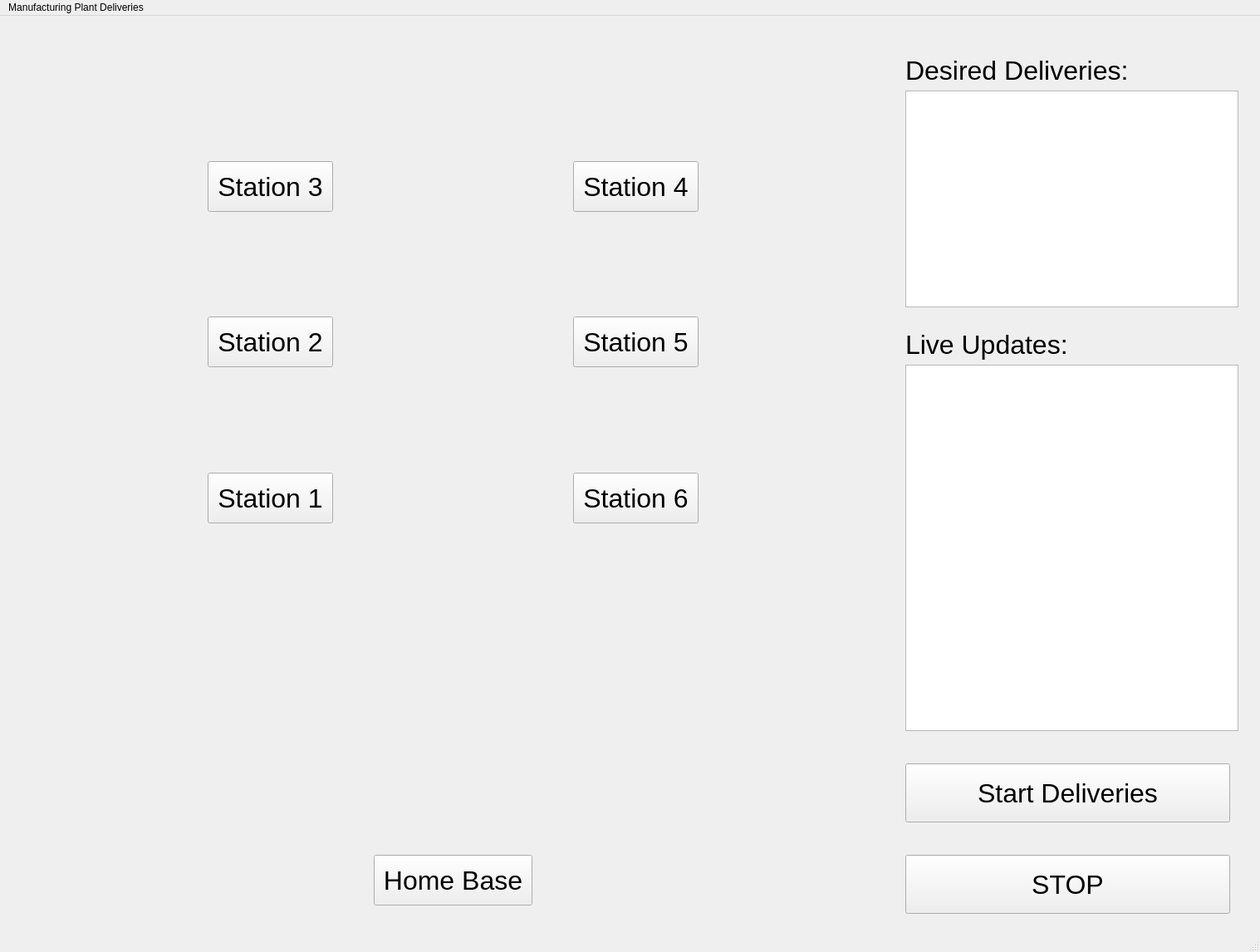
<?xml version="1.0" encoding="UTF-8"?>
<ui version="4.0">
 <class>MainWindow</class>
 <widget class="QMainWindow" name="MainWindow">
  <property name="geometry">
   <rect>
    <x>0</x>
    <y>0</y>
    <width>1517</width>
    <height>1146</height>
   </rect>
  </property>
  <property name="windowTitle">
   <string>MainWindow</string>
  </property>
  <widget class="QWidget" name="centralwidget">
   <widget class="QPushButton" name="pushButtonStation1">
    <property name="geometry">
     <rect>
      <x>250</x>
      <y>550</y>
      <width>151</width>
      <height>61</height>
     </rect>
    </property>
    <property name="font">
     <font>
      <pointsize>24</pointsize>
      <weight>50</weight>
      <bold>false</bold>
     </font>
    </property>
    <property name="text">
     <string>Station 1</string>
    </property>
   </widget>
   <widget class="QPushButton" name="pushButtonStation2">
    <property name="geometry">
     <rect>
      <x>250</x>
      <y>362</y>
      <width>151</width>
      <height>61</height>
     </rect>
    </property>
    <property name="font">
     <font>
      <pointsize>24</pointsize>
      <weight>50</weight>
      <bold>false</bold>
     </font>
    </property>
    <property name="text">
     <string>Station 2</string>
    </property>
   </widget>
   <widget class="QPushButton" name="pushButtonStation3">
    <property name="geometry">
     <rect>
      <x>250</x>
      <y>175</y>
      <width>151</width>
      <height>61</height>
     </rect>
    </property>
    <property name="font">
     <font>
      <pointsize>24</pointsize>
      <weight>50</weight>
      <bold>false</bold>
     </font>
    </property>
    <property name="text">
     <string>Station 3</string>
    </property>
   </widget>
   <widget class="QPushButton" name="pushButtonStation6">
    <property name="geometry">
     <rect>
      <x>690</x>
      <y>550</y>
      <width>151</width>
      <height>61</height>
     </rect>
    </property>
    <property name="font">
     <font>
      <pointsize>24</pointsize>
      <weight>50</weight>
      <bold>false</bold>
     </font>
    </property>
    <property name="text">
     <string>Station 6</string>
    </property>
   </widget>
   <widget class="QPushButton" name="pushButtonStation4">
    <property name="geometry">
     <rect>
      <x>690</x>
      <y>175</y>
      <width>151</width>
      <height>61</height>
     </rect>
    </property>
    <property name="font">
     <font>
      <pointsize>24</pointsize>
      <weight>50</weight>
      <bold>false</bold>
     </font>
    </property>
    <property name="text">
     <string>Station 4</string>
    </property>
   </widget>
   <widget class="QPushButton" name="pushButtonStation5">
    <property name="geometry">
     <rect>
      <x>690</x>
      <y>362</y>
      <width>151</width>
      <height>61</height>
     </rect>
    </property>
    <property name="font">
     <font>
      <pointsize>24</pointsize>
      <weight>50</weight>
      <bold>false</bold>
     </font>
    </property>
    <property name="text">
     <string>Station 5</string>
    </property>
   </widget>
   <widget class="QPushButton" name="pushButtonHomeBase">
    <property name="geometry">
     <rect>
      <x>450</x>
      <y>1010</y>
      <width>191</width>
      <height>61</height>
     </rect>
    </property>
    <property name="font">
     <font>
      <pointsize>24</pointsize>
      <weight>50</weight>
      <bold>false</bold>
     </font>
    </property>
    <property name="text">
     <string>Home Base</string>
    </property>
   </widget>
   <widget class="QLabel" name="labelDesiredDeliveries">
    <property name="geometry">
     <rect>
      <x>1090</x>
      <y>30</y>
      <width>371</width>
      <height>71</height>
     </rect>
    </property>
    <property name="font">
     <font>
      <pointsize>24</pointsize>
     </font>
    </property>
    <property name="text">
     <string>Desired Deliveries:</string>
    </property>
   </widget>
   <widget class="QPushButton" name="pushButtonStopDeliveries">
    <property name="geometry">
     <rect>
      <x>1090</x>
      <y>1010</y>
      <width>391</width>
      <height>71</height>
     </rect>
    </property>
    <property name="font">
     <font>
      <pointsize>24</pointsize>
      <weight>50</weight>
      <bold>false</bold>
     </font>
    </property>
    <property name="text">
     <string>STOP</string>
    </property>
   </widget>
   <widget class="QPushButton" name="pushButtonStartDeliveries">
    <property name="geometry">
     <rect>
      <x>1090</x>
      <y>900</y>
      <width>391</width>
      <height>71</height>
     </rect>
    </property>
    <property name="font">
     <font>
      <pointsize>24</pointsize>
      <weight>50</weight>
      <bold>false</bold>
     </font>
    </property>
    <property name="text">
     <string>Start Deliveries</string>
    </property>
   </widget>
   <widget class="QLabel" name="labelLiveUpdates">
    <property name="geometry">
     <rect>
      <x>1090</x>
      <y>360</y>
      <width>371</width>
      <height>71</height>
     </rect>
    </property>
    <property name="font">
     <font>
      <pointsize>24</pointsize>
     </font>
    </property>
    <property name="text">
     <string>Live Updates:</string>
    </property>
   </widget>
   <widget class="QTextEdit" name="textEditDesiredDeliveries">
    <property name="geometry">
     <rect>
      <x>1090</x>
      <y>90</y>
      <width>401</width>
      <height>261</height>
     </rect>
    </property>
   </widget>
   <widget class="QTextEdit" name="textEditLiveUpdates">
    <property name="geometry">
     <rect>
      <x>1090</x>
      <y>420</y>
      <width>401</width>
      <height>441</height>
     </rect>
    </property>
   </widget>
   <widget class="QLabel" name="labelPlantLayout">
    <property name="geometry">
     <rect>
      <x>10</x>
      <y>10</y>
      <width>1071</width>
      <height>1171</height>
     </rect>
    </property>
    <property name="text">
     <string/>
    </property>
    <property name="pixmap">
     <pixmap resource="../images/test.qrc">:/newPrefix/plantLayout.png</pixmap>
    </property>
   </widget>
   <zorder>labelPlantLayout</zorder>
   <zorder>pushButtonStation1</zorder>
   <zorder>pushButtonStation2</zorder>
   <zorder>pushButtonStation3</zorder>
   <zorder>pushButtonStation6</zorder>
   <zorder>pushButtonStation4</zorder>
   <zorder>pushButtonStation5</zorder>
   <zorder>pushButtonHomeBase</zorder>
   <zorder>labelDesiredDeliveries</zorder>
   <zorder>pushButtonStopDeliveries</zorder>
   <zorder>pushButtonStartDeliveries</zorder>
   <zorder>labelLiveUpdates</zorder>
   <zorder>textEditDesiredDeliveries</zorder>
   <zorder>textEditLiveUpdates</zorder>
  </widget>
  <widget class="QMenuBar" name="menubar">
   <property name="geometry">
    <rect>
     <x>0</x>
     <y>0</y>
     <width>1517</width>
     <height>21</height>
    </rect>
   </property>
   <widget class="QMenu" name="menuManufacturing_Plant_Deliveries">
    <property name="title">
     <string>Manufacturing Plant Deliveries</string>
    </property>
   </widget>
   <addaction name="menuManufacturing_Plant_Deliveries"/>
  </widget>
  <widget class="QStatusBar" name="statusbar"/>
 </widget>
 <resources>
  <include location="../images/test.qrc"/>
  <include location="images/test.qrc"/>
 </resources>
 <connections/>
</ui>
